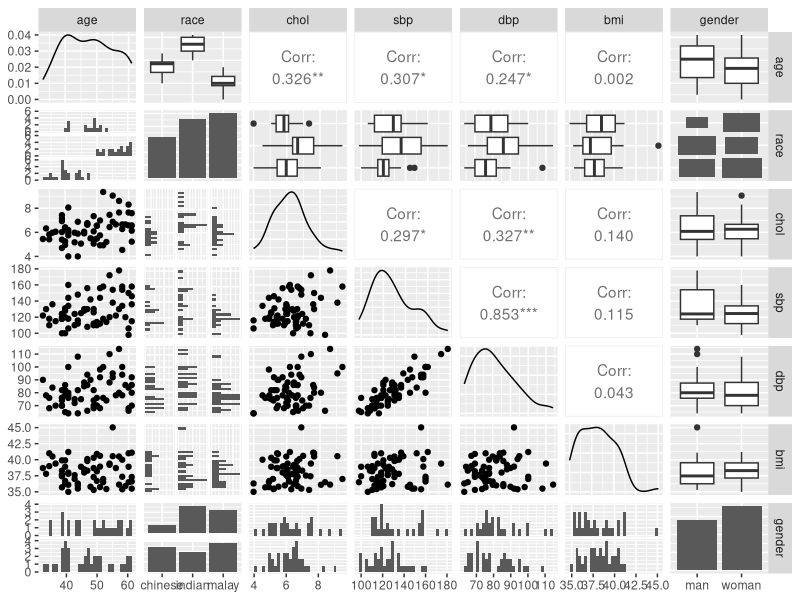
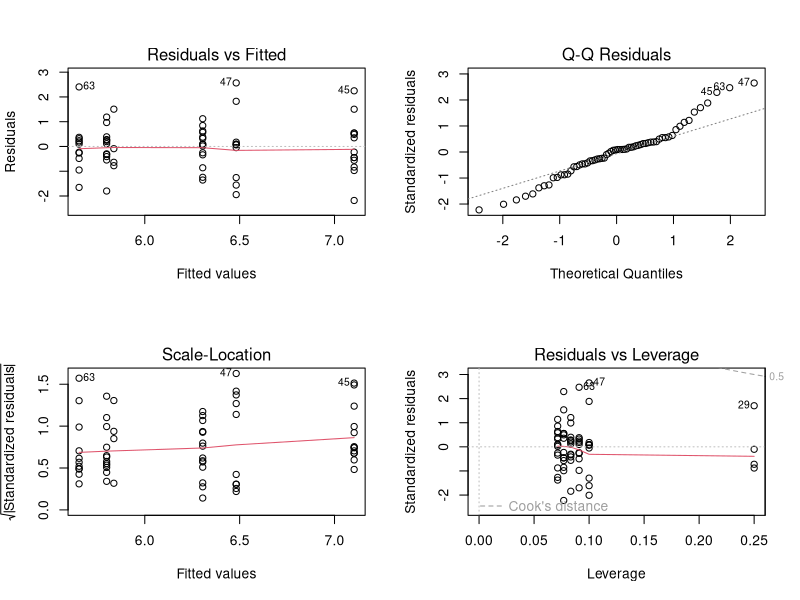
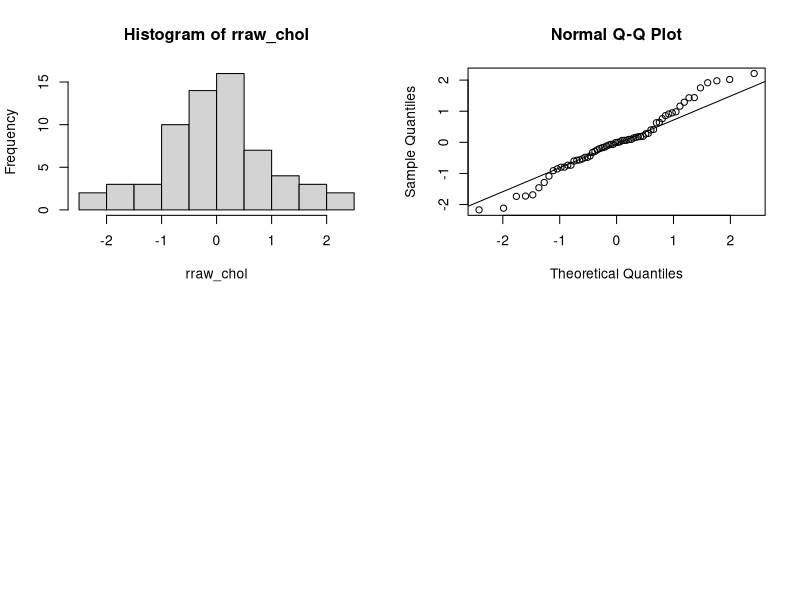

Source code (R) for these figures, in order:
## ---- chunk 1
knitr::opts_chunk$set(echo = TRUE)
## ---- chunk 2
#Install packages
#install.packages("tidyverse", "GGally", "emmeans")

library(tidyverse)
library(GGally)
library(emmeans)

## ---- chunk 3
#set working directory
#setwd("C:/Users/RegressionProject") #data is stored in working directory

# load the data
coronaryNA <- read_csv("coronaryNA.csv")
## ---- chunk 4

#remove observations with missing data
coronaryNA=na.omit(coronaryNA)
#Built pair plot
GGally::ggpairs(coronaryNA %>% select(-id, -cad), progress = FALSE)

## ---- chunk 5
# Fit linear model
fit_anova <- lm(chol ~ race, data = coronaryNA)

# ANOVA table
anova(fit_anova)

# If ANOVA is significant (p < 0.05):

emm <- emmeans(fit_anova, ~ race)
pairs(emm)        # pairwise comparisons

## ---- chunk 6
fit_2anova <- lm(chol ~ race + gender, data = coronaryNA)
anova(fit_2anova)

## ---- chunk 7
fit_interaction <- lm(chol ~ race * gender, data = coronaryNA)
anova(fit_interaction)

## ---- chunk 8

par(mfrow = c(2, 2))
plot(fit_interaction)
## ---- chunk 9

# The model
mlr_chol <- lm(chol ~ dbp + bmi + race + age + gender, data = coronaryNA)
summary(mlr_chol)

# backward selection
mlr_chol_stepback <- step(mlr_chol, direction = "backward")

## ---- chunk 10
#Fit the model
mlr_chol_sel <- lm(chol ~ dbp + race, data = coronaryNA)
summary(mlr_chol_sel)

## ---- chunk 11

rraw_chol <- resid(mlr_chol_sel)
hist(rraw_chol)
qqnorm(rraw_chol)
qqline(rraw_chol)
shapiro.test(rraw_chol)
